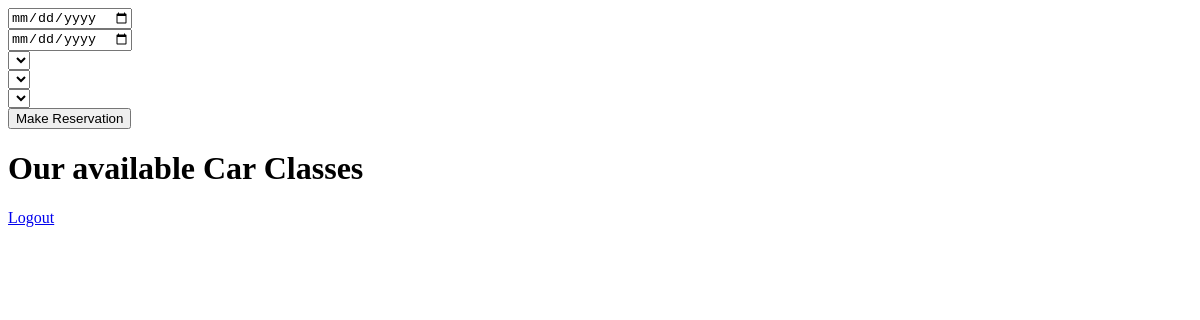
The app's page / (signed in), older data.
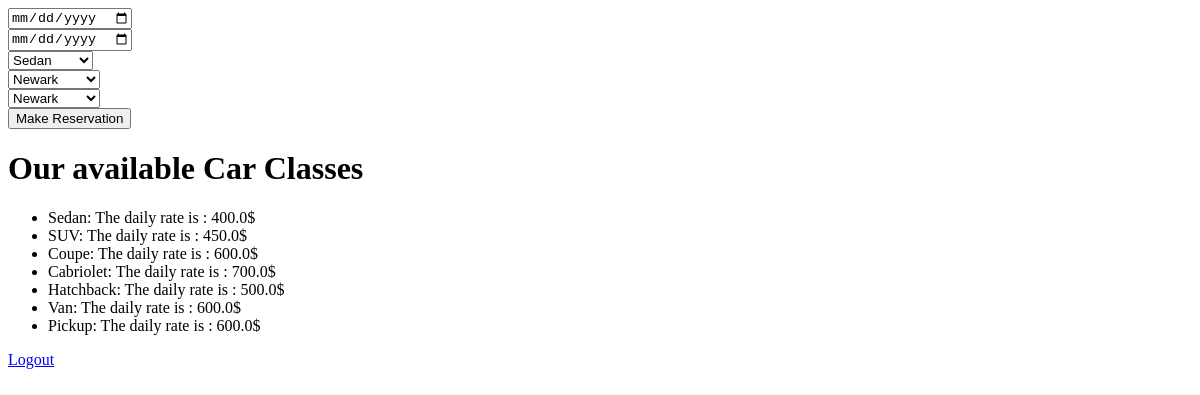
The same page, newer data.
### CarRental/models.py (models this page shows, shortened)
class Vehicle_class (models.Model):
    class_name = models.CharField(max_length=20)
    daily_rate = models.FloatField()
    over_mile_fee = models.FloatField()

### CarRental/views.py (the view)
# urls.py: path("", views.index, name="index"),
def index(request):
    if not request.user.is_authenticated:
        return HttpResponseRedirect(reverse("CarRental:login"))
    else:
        return render(request, "CarRental/index.html", {
            "Car_classes": Vehicle_class.objects.all(),
            "Offices": Office.objects.all()
        })

### CarRental/templates/CarRental/index.html (shortened to what this page needs)
<html>
<head>
</head>
<body>
    <form class="user" method="post" action="{% url 'CarRental:makereservation' %}">
        <div class="form-group">
            <input type="date" class="form-control form-control-user" placeholder="Pickup Date" name="pickup_date"
                id="pickup_date">
        </div>
        <div class="form-group">
            <input type="date" class="form-control form-control-user" placeholder="Dropoff Date" name="dropoff_date"
                id="dropoff_date">
        </div>
        <div class="form-group row">
            <div class="offset-3 col-sm-6 mb-3 mb-sm-0">
                <select class="form-control" id="userTypeSelect" name="vehicle_class_id">
                    {% for car_class in Car_classes %}
                    <option value="{{car_class.id}}">{{car_class.class_name}}</option>
                    {% endfor %}
                </select>
            </div>
        </div>
        <div class="form-group row">
            <div class="offset-3 col-sm-6 mb-3 mb-sm-0">
                <select class="form-control" id="userTypeSelect" name="pickup_office_id">
                    {% for office in Offices %}
                    <option value="{{office.id}}">{{office.city}}</option>
                    {% endfor %}
                </select>
            </div>
        </div>
        <div class="form-group row">
            <div class="offset-3 col-sm-6 mb-3 mb-sm-0">
                <select class="form-control" id="userTypeSelect" name="dropoff_office_id">
                    {% for office in Offices %}
                    <option value="{{office.id}}">{{office.city}}</option>
                    {% endfor %}
                </select>
            </div>
        </div>
        <button type="submit" class="btn btn-danger btn-user btn-block">
            Make Reservation
        </button>
    </form>
    <h1>Our available Car Classes</h1>
    <div class="form-group row">
        <div class="offset-3 col-sm-6 mb-3 mb-sm-0">
            <ul>
                {% for car_class in Car_classes %}
                <li>{{car_class.class_name}}: The daily rate is : {{car_class.daily_rate}}$</li>
                {% endfor %}
            </ul>
        </div>
    </div>
    <a class="btn btn-primary" href="{% url 'CarRental:logout' %}">Logout</a>
</body>
</html>

Row changes from the older to the newer data that the page shows:
added Vehicle_class: class_name "Sedan", daily_rate "400.0"
added Vehicle_class: class_name "SUV", daily_rate "450.0"
added Vehicle_class: class_name "Coupe", daily_rate "600.0"
added Vehicle_class: class_name "Cabriolet", daily_rate "700.0"
added Vehicle_class: class_name "Hatchback", daily_rate "500.0"
added Vehicle_class: class_name "Van", daily_rate "600.0"
added Vehicle_class: class_name "Pickup", daily_rate "600.0"
Text that changed along with them:
form field vehicle_class_id: (not shown) → "Sedan"
form field pickup_office_id: (not shown) → "Newark"
form field dropoff_office_id: (not shown) → "Newark"
